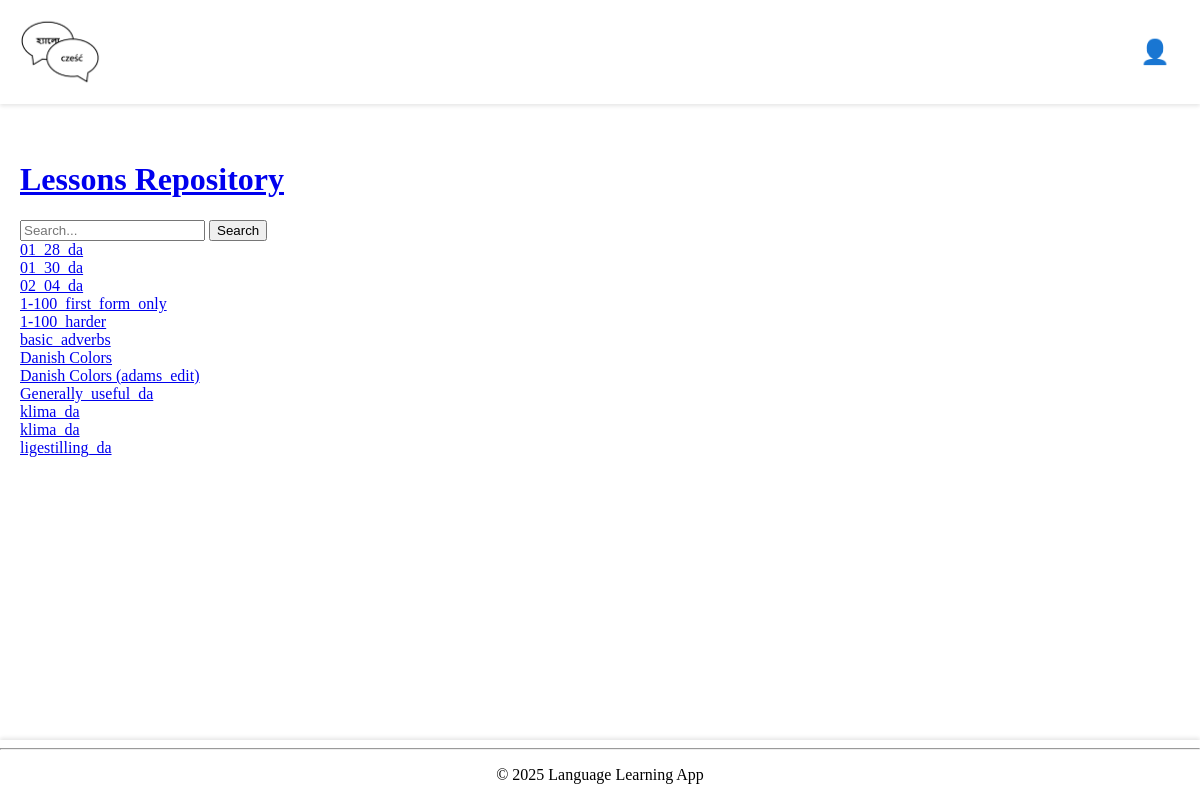
Page /lessons-repository/ (signed in) on the earlier database version.
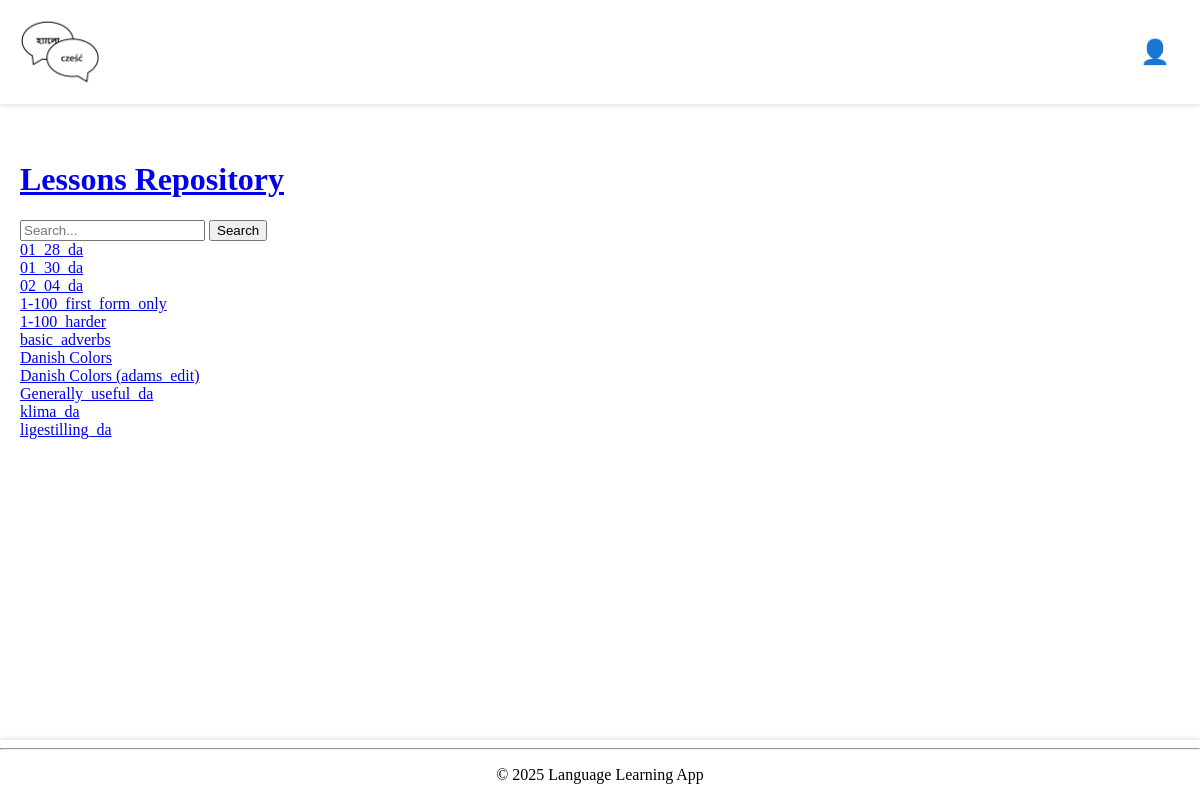
Same page on the later database version.
### base/models.py (models this page shows, shortened)
class Lesson(models.Model):
    title = models.CharField(max_length=255)
    description = models.TextField(
        blank=True, help_text="Brief description of the lesson."
    )
    prompt_language = models.ForeignKey(
        Language, on_delete=models.CASCADE, related_name="prompt_lessons"
    )
    translation_language = models.ForeignKey(
        Language, on_delete=models.CASCADE, related_name="translation_lessons"
    )
    author = models.ForeignKey(
        User,
        on_delete=models.CASCADE,
        related_name="authored_lessons",
    )
    changes_log = models.TextField(
        blank=True, help_text="Log of changes made to this lesson."
    )
    access_type = models.ForeignKey(AccessType, on_delete=models.PROTECT, default=1)
    original_lesson = models.ForeignKey(
        "self", null=True, blank=True, on_delete=models.SET_NULL
    )
    updated = models.DateTimeField(auto_now=True)
    created = models.DateTimeField(auto_now_add=True)

### base/views.py (the view)
# urls.py: path("lessons-repository/", views.lessonsRepository, name="lessons-repository"),
@login_required(login_url="login")
def lessonsRepository(request):
    public_lessons = Lesson.objects.filter(
        access_type__name__in=["readonly", "write"]
    ).order_by(Lower("title"))
    lesson_search_query = request.GET.get("q") if request.GET.get("q") != None else ""
    public_lessons = public_lessons.filter(
        Q(title__icontains=lesson_search_query)
        | Q(description__icontains=lesson_search_query)
        | Q(prompt_language__name__icontains=lesson_search_query)
        | Q(translation_language__name__icontains=lesson_search_query)
    ).order_by(Lower("title"))
    context = {
        "public_lessons": public_lessons,
    }
    return render(request, "base/lessons_repository.html", context)

### base/templates/base/lessons_repository.html
{% extends "main.html" %}
{% block content %}
<h1><a href="{% url 'lessons-repository' %}">Lessons Repository</a></h1>
<form method="GET" action="{% url 'lessons-repository' %}">
    <input type="text" name="q" placeholder="Search...">
    <button type="submit">Search</button>
</form>
<div class="lessons-repository-container">
    <div>
    {% for lesson in public_lessons %}
        <div>
            <a href="{% url 'lesson-details' lesson.id %}">{{ lesson.title }}</a>
        </div>
    {% endfor %}
</div>
</div>
{% endblock content %}

Differences in the rows shown:
removed Lesson: title "klima_da"
